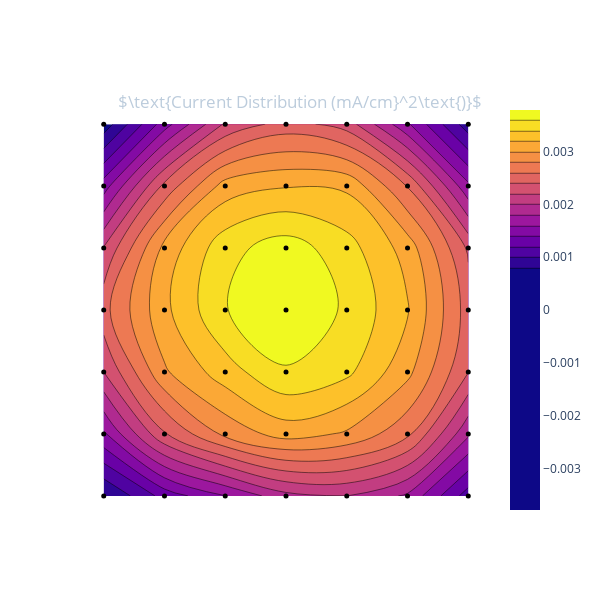
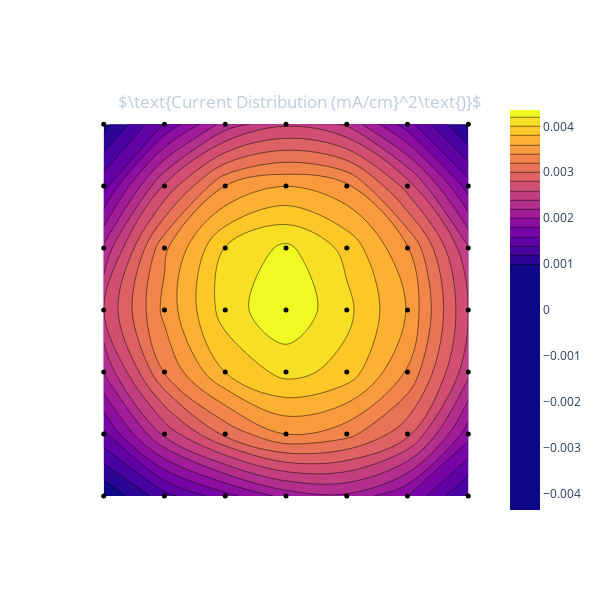
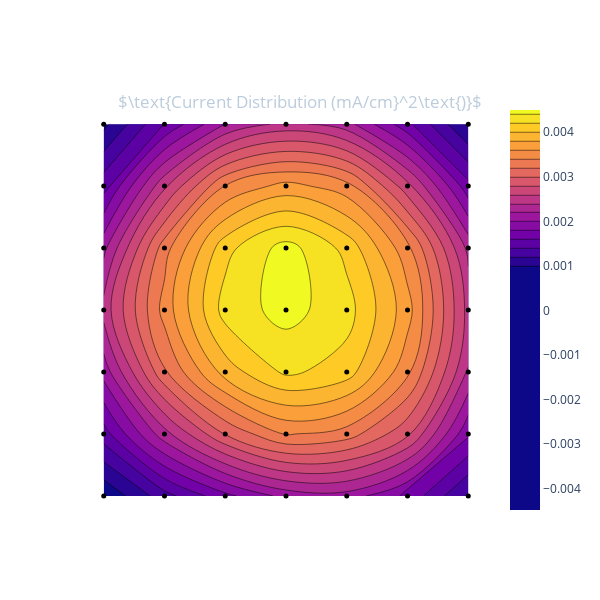
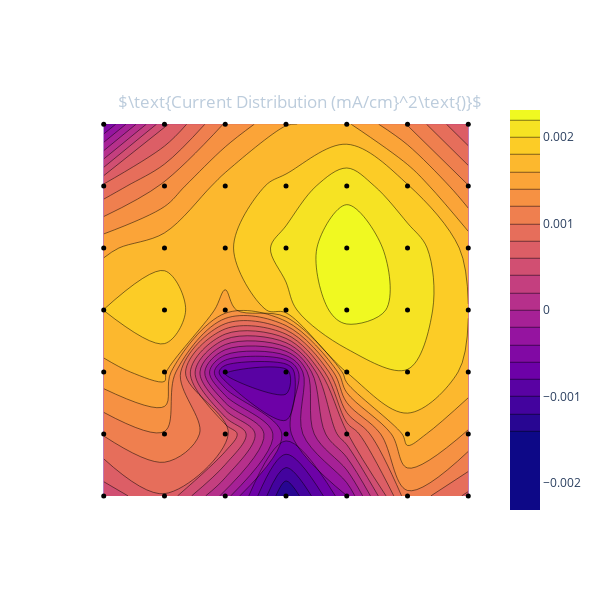

These figures' notebook cell, in order:
### Code cell
import pandas as pd
df = pd.DataFrame(data.data)
df = df[['time', 'Vbias', 'Ibias', 'Vext', 'Iext', 'Iarc', 'Ibase', 'pressure', 'note']]

for i in range(data.len()):
    display(df[i:i+1])
    fig = data.plotI(i)
    fig.show()

### Figure 1 — Plotly figure (JSON) as saved in the notebook; plotly's stock layout.template omitted (floating-point values rounded to 4 significant figures)
{"data": [{"ncontours": 20, "type": "contour", "z": [[0.0007829, 0.001278, 0.001594, 0.001936, 0.002002, 0.001764, 0.001102], [0.001574, 0.002381, 0.002857, 0.003092, 0.002972, 0.00265, 0.001837], [0.002201, 0.002972, 0.003309, 0.003577, 0.003447, 0.003056, 0.002406], [0.002535, 0.003151, 0.00359, 0.003789, 0.003567, 0.00322, 0.00251], [0.002214, 0.003065, 0.00353, 0.003703, 0.003483, 0.003115, 0.002367], [0.001504, 0.002458, 0.003089, 0.003186, 0.003164, 0.002589, 0.001646], [0.0006765, 0.001506, 0.002231, 0.002488, 0.002307, 0.001631, 0.0008867]], "zmid": 0}, {"marker": {"color": "rgb(0, 0, 0)", "size": 5}, "mode": "markers", "type": "scatter", "x": [0, 1, 2, 3, 4, 5, 6, 0, 1, 2, 3, 4, 5, 6, 0, 1, 2, 3, 4, 5, 6, 0, 1, 2, 3, 4, 5, 6, 0, 1, 2, 3, 4, 5, 6, 0, 1, 2, 3, 4, 5, 6, 0, 1, 2, 3, 4, 5, 6], "y": [0, 0, 0, 0, 0, 0, 0, 1, 1, 1, 1, 1, 1, 1, 2, 2, 2, 2, 2, 2, 2, 3, 3, 3, 3, 3, 3, 3, 4, 4, 4, 4, 4, 4, 4, 5, 5, 5, 5, 5, 5, 5, 6, 6, 6, 6, 6, 6, 6]}], "layout": {"height": 600, "paper_bgcolor": "rgba(0,0,0,0)", "plot_bgcolor": "rgba(0,0,0,0)", "title": {"font": {"color": "#BCCCDC"}, "text": "$\\text{Current Distribution (mA/cm}^2\\text{)}$", "x": 0.5, "xanchor": "center", "y": 0.84, "yanchor": "top"}, "width": 600, "xaxis": {"showgrid": false, "showticklabels": false, "tickmode": "linear"}, "yaxis": {"showgrid": false, "showticklabels": false}}}

### Figure 2 — Plotly figure (JSON) as saved in the notebook; plotly's stock layout.template omitted (floating-point values rounded to 4 significant figures)
{"data": [{"ncontours": 20, "type": "contour", "z": [[0.0008106, 0.001322, 0.001726, 0.002078, 0.002163, 0.001804, 0.001166], [0.001563, 0.002451, 0.003055, 0.003408, 0.003277, 0.002865, 0.001884], [0.00222, 0.003217, 0.003804, 0.004075, 0.003924, 0.00338, 0.002462], [0.002598, 0.00346, 0.0041, 0.004355, 0.004056, 0.003587, 0.002598], [0.002245, 0.003358, 0.004013, 0.004246, 0.00394, 0.003418, 0.002418], [0.001543, 0.002633, 0.003406, 0.003597, 0.003449, 0.002713, 0.001694], [0.000916, 0.001619, 0.002286, 0.002564, 0.002366, 0.00168, 0.0009515]], "zmid": 0}, {"marker": {"color": "rgb(0, 0, 0)", "size": 5}, "mode": "markers", "type": "scatter", "x": [0, 1, 2, 3, 4, 5, 6, 0, 1, 2, 3, 4, 5, 6, 0, 1, 2, 3, 4, 5, 6, 0, 1, 2, 3, 4, 5, 6, 0, 1, 2, 3, 4, 5, 6, 0, 1, 2, 3, 4, 5, 6, 0, 1, 2, 3, 4, 5, 6], "y": [0, 0, 0, 0, 0, 0, 0, 1, 1, 1, 1, 1, 1, 1, 2, 2, 2, 2, 2, 2, 2, 3, 3, 3, 3, 3, 3, 3, 4, 4, 4, 4, 4, 4, 4, 5, 5, 5, 5, 5, 5, 5, 6, 6, 6, 6, 6, 6, 6]}], "layout": {"height": 600, "paper_bgcolor": "rgba(0,0,0,0)", "plot_bgcolor": "rgba(0,0,0,0)", "title": {"font": {"color": "#BCCCDC"}, "text": "$\\text{Current Distribution (mA/cm}^2\\text{)}$", "x": 0.5, "xanchor": "center", "y": 0.84, "yanchor": "top"}, "width": 600, "xaxis": {"showgrid": false, "showticklabels": false, "tickmode": "linear"}, "yaxis": {"showgrid": false, "showticklabels": false}}}

### Figure 3 — Plotly figure (JSON) as saved in the notebook; plotly's stock layout.template omitted (floating-point values rounded to 4 significant figures)
{"data": [{"ncontours": 20, "type": "contour", "z": [[0.0008221, 0.001319, 0.001739, 0.002072, 0.002118, 0.001753, 0.001174], [0.00151, 0.002323, 0.003014, 0.003419, 0.003307, 0.002846, 0.001834], [0.002082, 0.003175, 0.003892, 0.004242, 0.004103, 0.003448, 0.002389], [0.002479, 0.003482, 0.004287, 0.004471, 0.004285, 0.003691, 0.00253], [0.002143, 0.003315, 0.004133, 0.004483, 0.004137, 0.003465, 0.002345], [0.001528, 0.002559, 0.003412, 0.003676, 0.003486, 0.00267, 0.00167], [0.0009416, 0.001609, 0.002206, 0.002468, 0.002281, 0.001656, 0.0009721]], "zmid": 0}, {"marker": {"color": "rgb(0, 0, 0)", "size": 5}, "mode": "markers", "type": "scatter", "x": [0, 1, 2, 3, 4, 5, 6, 0, 1, 2, 3, 4, 5, 6, 0, 1, 2, 3, 4, 5, 6, 0, 1, 2, 3, 4, 5, 6, 0, 1, 2, 3, 4, 5, 6, 0, 1, 2, 3, 4, 5, 6, 0, 1, 2, 3, 4, 5, 6], "y": [0, 0, 0, 0, 0, 0, 0, 1, 1, 1, 1, 1, 1, 1, 2, 2, 2, 2, 2, 2, 2, 3, 3, 3, 3, 3, 3, 3, 4, 4, 4, 4, 4, 4, 4, 5, 5, 5, 5, 5, 5, 5, 6, 6, 6, 6, 6, 6, 6]}], "layout": {"height": 600, "paper_bgcolor": "rgba(0,0,0,0)", "plot_bgcolor": "rgba(0,0,0,0)", "title": {"font": {"color": "#BCCCDC"}, "text": "$\\text{Current Distribution (mA/cm}^2\\text{)}$", "x": 0.5, "xanchor": "center", "y": 0.84, "yanchor": "top"}, "width": 600, "xaxis": {"showgrid": false, "showticklabels": false, "tickmode": "linear"}, "yaxis": {"showgrid": false, "showticklabels": false}}}

### Figure 4 — Plotly figure (JSON) as saved in the notebook; plotly's stock layout.template omitted (floating-point values rounded to 4 significant figures)
{"data": [{"ncontours": 20, "type": "contour", "z": [[0.000476, 0.000786, -7.787e-05, -0.001425, -0.0004083, 0.001152, 0.0007573], [0.001018, 0.00118, 0.0008677, -0.0004948, 0.0005704, 0.001702, 0.001374], [0.001541, 0.001676, -0.0008532, -0.0009694, 0.001813, 0.001994, 0.001761], [0.001802, 0.001947, 0.001525, 0.001931, 0.002313, 0.002137, 0.001806], [0.001562, 0.001715, 0.001755, 0.002084, 0.002312, 0.002122, 0.001744], [0.0008498, 0.001244, 0.001705, 0.00185, 0.002152, 0.001819, 0.00121], [-0.0006373, 0.0005557, 0.001223, 0.001593, 0.001631, 0.00119, 0.0005806]], "zmid": 0}, {"marker": {"color": "rgb(0, 0, 0)", "size": 5}, "mode": "markers", "type": "scatter", "x": [0, 1, 2, 3, 4, 5, 6, 0, 1, 2, 3, 4, 5, 6, 0, 1, 2, 3, 4, 5, 6, 0, 1, 2, 3, 4, 5, 6, 0, 1, 2, 3, 4, 5, 6, 0, 1, 2, 3, 4, 5, 6, 0, 1, 2, 3, 4, 5, 6], "y": [0, 0, 0, 0, 0, 0, 0, 1, 1, 1, 1, 1, 1, 1, 2, 2, 2, 2, 2, 2, 2, 3, 3, 3, 3, 3, 3, 3, 4, 4, 4, 4, 4, 4, 4, 5, 5, 5, 5, 5, 5, 5, 6, 6, 6, 6, 6, 6, 6]}], "layout": {"height": 600, "paper_bgcolor": "rgba(0,0,0,0)", "plot_bgcolor": "rgba(0,0,0,0)", "title": {"font": {"color": "#BCCCDC"}, "text": "$\\text{Current Distribution (mA/cm}^2\\text{)}$", "x": 0.5, "xanchor": "center", "y": 0.84, "yanchor": "top"}, "width": 600, "xaxis": {"showgrid": false, "showticklabels": false, "tickmode": "linear"}, "yaxis": {"showgrid": false, "showticklabels": false}}}
